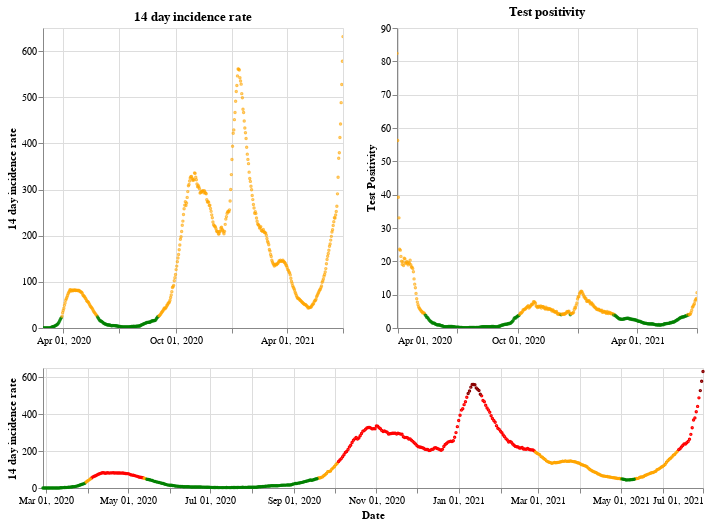

Source (notebook cell):
### Markdown cell above
## Scotland

### Code cell
plot_traffic_light('Scotland')

### Figure 1 — Vega-Lite specification as saved in the notebook (floating-point values rounded to 4 significant figures; data arrays with more than 128 entries replaced by an {"elided": "..."} marker saying what was removed)
{"config": {"view": {"continuousWidth": 400, "continuousHeight": 300}}, "vconcat": [{"hconcat": [{"mark": {"type": "point", "size": 2}, "encoding": {"color": {"condition": {"value": "green", "test": "(datum.twoWeeklyCasesRate <= 25)"}, "value": "orange"}, "tooltip": [{"type": "nominal", "field": "areaName"}, {"type": "temporal", "field": "date"}, {"type": "quantitative", "field": "twoWeeklyCasesRate"}, {"type": "quantitative", "field": "testPositivity"}], "x": {"type": "temporal", "axis": {"title": ""}, "field": "date", "scale": {"domain": {"selection": "DateBrush"}}, "timeUnit": "yearmonthdate"}, "y": {"type": "quantitative", "axis": {"title": "14 day incidence rate"}, "field": "twoWeeklyCasesRate"}}, "title": "14 day incidence rate", "width": 300}, {"mark": {"type": "point", "size": 2}, "encoding": {"color": {"condition": {"value": "green", "test": "(datum.testPositivity <= 4)"}, "value": "orange"}, "tooltip": [{"type": "nominal", "field": "areaName"}, {"type": "temporal", "field": "date"}, {"type": "quantitative", "field": "twoWeeklyCasesRate"}, {"type": "quantitative", "field": "testPositivity"}], "x": {"type": "temporal", "axis": {"title": ""}, "field": "date", "scale": {"domain": {"selection": "DateBrush"}}, "timeUnit": "yearmonthdate"}, "y": {"type": "quantitative", "axis": {"title": "Test Positivity"}, "field": "testPositivity"}}, "title": "Test positivity", "width": 300}]}, {"layer": [{"mark": {"type": "point", "size": 2}, "encoding": {"color": {"condition": {"value": "orange", "test": "(((datum.testPositivity < 4) && (datum.twoWeeklyCasesRate >= 50)) && (datum.twoWeeklyCasesRate < 200))"}, "value": "red"}, "opacity": {"condition": {"value": 1, "test": "((datum.twoWeeklyCasesRate >= 50) && (datum.twoWeeklyCasesRate < 500))"}, "value": 0}, "tooltip": [{"type": "nominal", "field": "areaName"}, {"type": "temporal", "field": "date"}, {"type": "quantitative", "field": "twoWeeklyCasesRate"}, {"type": "quantitative", "field": "testPositivity"}], "x": {"type": "temporal", "axis": {"title": "Date"}, "field": "date", "timeUnit": "yearmonthdate"}, "y": {"type": "quantitative", "axis": {"title": "14 day incidence rate"}, "field": "twoWeeklyCasesRate"}}, "selection": {"DateBrush": {"type": "interval", "encodings": ["x"], "fields": ["Time"]}}}, {"mark": {"type": "point", "size": 2}, "encoding": {"color": {"value": "darkred"}, "opacity": {"condition": {"value": 1, "test": "(datum.twoWeeklyCasesRate >= 500)"}, "value": 0}, "tooltip": [{"type": "nominal", "field": "areaName"}, {"type": "temporal", "field": "date"}, {"type": "quantitative", "field": "twoWeeklyCasesRate"}, {"type": "quantitative", "field": "testPositivity"}], "x": {"type": "temporal", "axis": {"title": "Date"}, "field": "date", "timeUnit": "yearmonthdate"}, "y": {"type": "quantitative", "axis": {"title": "14 day incidence rate"}, "field": "twoWeeklyCasesRate"}}}, {"mark": {"type": "point", "size": 2}, "encoding": {"color": {"condition": {"value": "green", "test": "((datum.testPositivity < 4) && (datum.twoWeeklyCasesRate < 50))"}, "value": "orange"}, "opacity": {"condition": {"value": 1, "test": "(datum.twoWeeklyCasesRate < 50)"}, "value": 0}, "tooltip": [{"type": "nominal", "field": "areaName"}, {"type": "temporal", "field": "date"}, {"type": "quantitative", "field": "twoWeeklyCasesRate"}, {"type": "quantitative", "field": "testPositivity"}], "x": {"type": "temporal", "axis": {"title": "Date"}, "field": "date", "timeUnit": "yearmonthdate"}, "y": {"type": "quantitative", "axis": {"title": "14 day incidence rate"}, "field": "twoWeeklyCasesRate"}}}], "height": 120, "width": 660}], "data": {"name": "data-d58c34d221bdd266b4473ff9af3283c9"}, "$schema": "https://vega.github.io/schema/vega-lite/v4.8.1.json", "datasets": {"data-d58c34d221bdd266b4473ff9af3283c9": {"elided": "490 records"}}}
